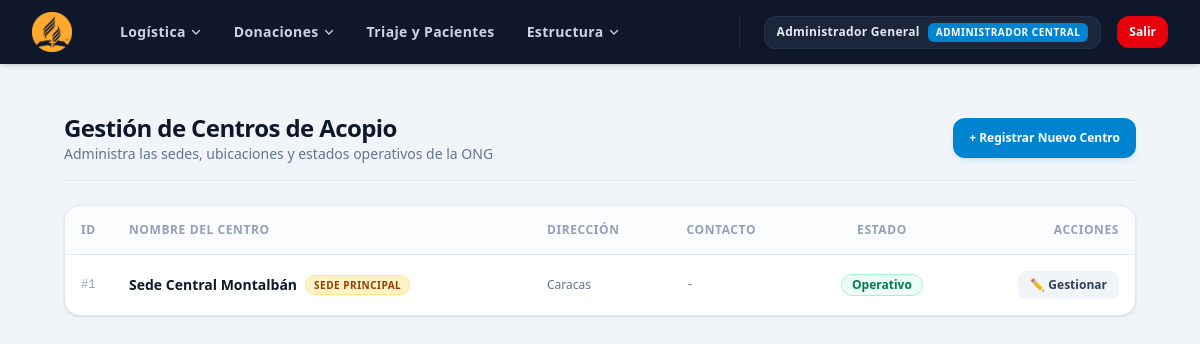
Before: /gestion_centros.php (signed in) with the older database file.
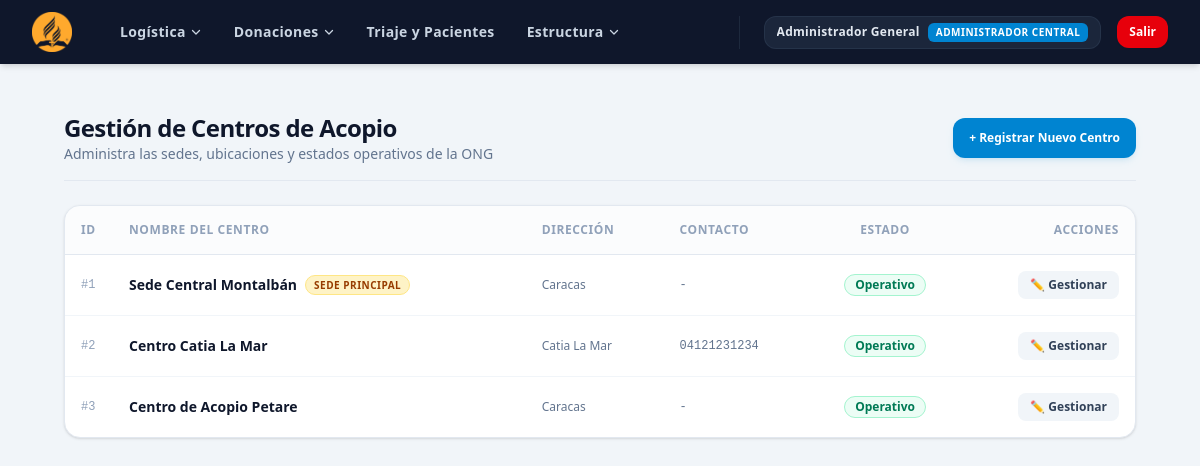
After: the same page with the newer database file.
### tables this page shows
CREATE TABLE `centros_acopio` (
  `id` int(11) NOT NULL,
  `nombre` varchar(120) NOT NULL,
  `direccion` varchar(255) DEFAULT NULL,
  `telefono` varchar(30) DEFAULT NULL,
  `es_sede_principal` tinyint(1) DEFAULT 0,
  `activo` tinyint(1) DEFAULT 1
);

### gestion_centros.php (the view, shortened to what this page needs)
<?php
include('header.php');
require_once('conexion.php');
try {
    $sql_centros = "SELECT * FROM centros_acopio ORDER BY es_sede_principal DESC, nombre ASC";
    $resultado_centros = $conn->query($sql_centros);
    $centros = [];
    while($c = $resultado_centros->fetch_assoc()) {
        $centros[] = $c;
    }
} catch (Exception $e) {
    die("Error en la consulta de datos: " . $e->getMessage());
}
?>
<div class="max-w-7xl mx-auto px-4 py-6 sm:px-6 lg:px-8"
     x-data="{
        modalCrear: false,
        modalEditar: false,
        centroEdit: {id: '', nombre: '', direccion: '', telefono: '', es_sede_principal: 0, activo: 1}
     }">
    <div class="mb-6 border-b border-slate-200 pb-4 flex flex-col sm:flex-row sm:items-center sm:justify-between gap-4">
        <div>
            <h2 class="text-xl sm:text-2xl font-black text-slate-900 tracking-tight">Gestión de Centros de Acopio</h2>
            <p class="text-sm text-slate-500 font-medium">Administra las sedes, ubicaciones y estados operativos de la ONG</p>
        </div>
        <button @click="modalCrear = true" class="w-full sm:w-auto bg-sky-600 hover:bg-sky-700 text-white text-xs font-bold py-3 px-4 rounded-xl transition text-center shadow-md shadow-sky-600/10 cursor-pointer">
            + Registrar Nuevo Centro
        </button>
    </div>
    <div class="bg-white rounded-2xl shadow-sm border border-slate-200 overflow-hidden">
        <div class="hidden md:block overflow-x-auto">
            <table class="w-full text-left text-sm border-collapse">
                <thead>
                    <tr class="border-b border-slate-200 bg-slate-50/50 text-slate-400 font-bold text-xs uppercase tracking-wider">
                        <th class="p-4 w-12">ID</th>
                        <th class="p-4">Nombre del Centro</th>
                        <th class="p-4">Dirección</th>
                        <th class="p-4">Contacto</th>
                        <th class="p-4 text-center">Estado</th>
                        <th class="p-4 text-right">Acciones</th>
                    </tr>
                </thead>
                <tbody class="divide-y divide-slate-100 text-slate-700">
                    <?php foreach ($centros as $c): ?>
                        <tr class="hover:bg-slate-50/50 transition <?php echo $c['activo'] == 0 ? 'opacity-60 bg-slate-50' : ''; ?>">
                            <td class="p-4 font-mono text-xs text-slate-400">#<?php echo $c['id']; ?></td>
                            <td class="p-4 font-bold text-slate-900">
                                <div class="flex items-center gap-2">
                                    <?php echo htmlspecialchars($c['nombre']); ?>
                                    <?php if($c['es_sede_principal'] == 1): ?>
                                        <span class="bg-amber-100 text-amber-800 text-[10px] px-2 py-0.5 rounded-full font-black tracking-wider border border-amber-200">SEDE PRINCIPAL</span>
                                    <?php endif; ?>
                                </div>
                            </td>
                            <td class="p-4 text-xs text-slate-500 max-w-xs truncate" title="<?php echo htmlspecialchars($c['direccion']); ?>">
                                <?php echo htmlspecialchars($c['direccion']) ?: '<span class="italic text-slate-300">No registrada</span>'; ?>
                            </td>
                            <td class="p-4 font-mono text-xs text-slate-500">
                                <?php echo htmlspecialchars($c['telefono']) ?: '-'; ?>
                            </td>
                            <td class="p-4 text-center">
                                <span class="inline-flex items-center px-2.5 py-0.5 rounded-full text-xs font-bold <?php echo $c['activo'] == 1 ? 'bg-emerald-50 text-emerald-700 border border-emerald-200' : 'bg-rose-50 text-rose-700 border border-rose-200'; ?>">
                                    <?php echo $c['activo'] == 1 ? 'Operativo' : 'Inactivo'; ?>
                                </span>
                            </td>
                            <td class="p-4 text-right space-x-2">
                                <button @click="centroEdit = {id: '<?php echo $c['id']; ?>', nombre: '<?php echo htmlspecialchars($c['nombre'], ENT_QUOTES); ?>', direccion: '<?php echo htmlspecialchars($c['direccion'], ENT_QUOTES); ?>', telefono: '<?php echo htmlspecialchars($c['telefono'], ENT_QUOTES); ?>', es_sede_principal: <?php echo $c['es_sede_principal']; ?>, activo: <?php echo $c['activo']; ?>}; modalEditar = true;"
                                        class="text-xs bg-slate-100 hover:bg-sky-50 hover:text-sky-700 text-slate-700 font-bold py-1.5 px-3 rounded-lg transition cursor-pointer">
                                    ✏️ Gestionar
                                </button>
                            </td>
                        </tr>
                    <?php endforeach; ?>
                </tbody>
            </table>
        </div>
    </div>
</div>
</body>
</html>

Changed rows visible on the page:
added centros_acopio: id "2", nombre "Centro Catia La Mar", direccion "Catia La Mar", telefono "04121231234", activo "Operativo"
added centros_acopio: id "3", nombre "Centro de Acopio Petare", direccion "Caracas", telefono "-", activo "Operativo"
